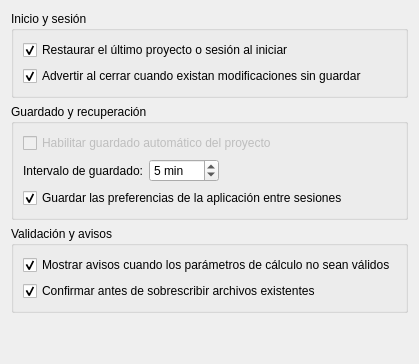
        <widget class="QWidget" name="tab">
         <attribute name="title">
          <string>General</string>
         </attribute>
         <layout class="QGridLayout" name="gridLayout_3">
          <item row="0" column="0">
           <widget class="QGroupBox" name="groupBox">
            <property name="title">
             <string>Inicio y sesión</string>
            </property>
            <layout class="QGridLayout" name="gridLayout_4">
             <item row="0" column="0">
              <widget class="QCheckBox" name="chkRestaurarSesion">
               <property name="text">
                <string>Restaurar el último proyecto o sesión al iniciar</string>
               </property>
               <property name="checked">
                <bool>true</bool>
               </property>
              </widget>
             </item>
             <item row="1" column="0">
              <widget class="QCheckBox" name="chkConfirmarSalir">
               <property name="text">
                <string>Advertir al cerrar cuando existan modificaciones sin guardar</string>
               </property>
               <property name="checked">
                <bool>true</bool>
               </property>
              </widget>
             </item>
            </layout>
           </widget>
          </item>
          <item row="1" column="0">
           <widget class="QGroupBox" name="groupBox_2">
            <property name="title">
             <string>Guardado y recuperación</string>
            </property>
            <layout class="QGridLayout" name="gridLayout_5">
             <item row="1" column="0">
              <widget class="QLabel" name="lblIntervalo">
               <property name="text">
                <string>Intervalo de guardado:</string>
               </property>
               <property name="wordWrap">
                <bool>true</bool>
               </property>
              </widget>
             </item>
             <item row="1" column="1">
              <widget class="QSpinBox" name="spinIntervaloGuardado">
               <property name="suffix">
                <string> min</string>
               </property>
               <property name="minimum">
                <number>1</number>
               </property>
               <property name="maximum">
                <number>120</number>
               </property>
               <property name="singleStep">
                <number>1</number>
               </property>
               <property name="value">
                <number>5</number>
               </property>
              </widget>
             </item>
             <item row="1" column="2">
              <spacer name="horizontalSpacer_2">
               <property name="orientation">
                <enum>Qt::Orientation::Horizontal</enum>
               </property>
               <property name="sizeHint" stdset="0">
                <size>
                 <width>40</width>
                 <height>20</height>
                </size>
               </property>
              </spacer>
             </item>
             <item row="0" column="0" colspan="3">
              <widget class="QCheckBox" name="chkGuardadoAuto">
               <property name="enabled">
                <bool>false</bool>
               </property>
               <property name="text">
                <string>Habilitar guardado automático del proyecto</string>
               </property>
               <property name="checked">
                <bool>false</bool>
               </property>
              </widget>
             </item>
             <item row="3" column="0" colspan="3">
              <widget class="QCheckBox" name="chkGuardarPrefs">
               <property name="enabled">
                <bool>true</bool>
               </property>
               <property name="text">
                <string>Guardar las preferencias de la aplicación entre sesiones</string>
               </property>
               <property name="checked">
                <bool>true</bool>
               </property>
              </widget>
             </item>
            </layout>
           </widget>
          </item>
          <item row="2" column="0">
           <widget class="QGroupBox" name="groupBox_3">
            <property name="title">
             <string>Validación y avisos</string>
            </property>
            <layout class="QGridLayout" name="gridLayout_6">
             <item row="0" column="0">
              <widget class="QCheckBox" name="chkAvisosDatos">
               <property name="enabled">
                <bool>true</bool>
               </property>
               <property name="text">
                <string>Mostrar avisos cuando los parámetros de cálculo no sean válidos</string>
               </property>
               <property name="checked">
                <bool>true</bool>
               </property>
              </widget>
             </item>
             <item row="1" column="0">
              <widget class="QCheckBox" name="chkAvisosSobrescribir">
               <property name="enabled">
                <bool>true</bool>
               </property>
               <property name="text">
                <string>Confirmar antes de sobrescribir archivos existentes</string>
               </property>
               <property name="checked">
                <bool>true</bool>
               </property>
              </widget>
             </item>
            </layout>
           </widget>
          </item>
          <item row="3" column="0">
           <spacer name="verticalSpacer">
            <property name="orientation">
             <enum>Qt::Orientation::Vertical</enum>
            </property>
            <property name="sizeHint" stdset="0">
             <size>
              <width>20</width>
              <height>40</height>
             </size>
            </property>
           </spacer>
          </item>
         </layout>
        </widget>
